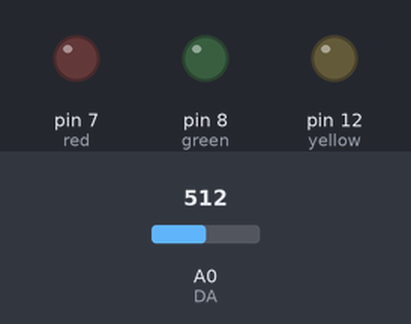
A sketch run on a simulated Arduino Uno, built with avr-gcc and run on an emulated ATmega328P. Shown: output pins drawn as LEDs (lit = HIGH). Inputs (shaded band) come from the test bench; at power-on: A0 (DA) = 512. What the sketch prints to the serial monitor is not drawn.

Above: at 0.1 s.
At 9.1 s:
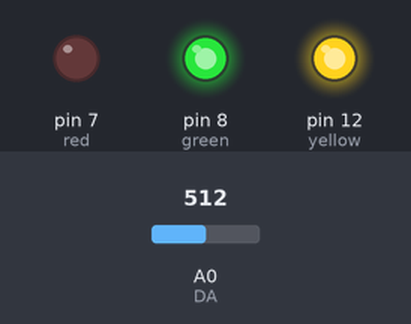
Timing chart, 0 to 10.6 s (numbered marks = the images above):
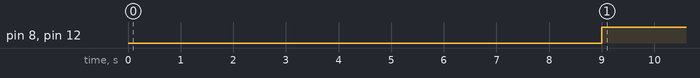

Measured:
- by itself, pin 8 (green), pin 12 (yellow): LOW → HIGH at 9.0 s

The sketch:

TRAFFIC_LIGHT.ino
```cpp
int red = 7;
int calibrationTime = 30;
int yellow = 12;
int green = 8;
//int sensorinput = 3;
int threshold = 286;
int DA = A0;
int sensorvalue = 0;
int  t=10;
void setup(){

    //HIGH ! = LOW;
    Serial.begin(9600);
    pinMode(red, OUTPUT);
    pinMode(yellow, OUTPUT);
    pinMode(green, OUTPUT);
    //digitalWrite(, LOW);
    Serial.print("calibrating sensor ");
    for(int i = 0; i < calibrationTime; i++)
    {
      Serial.print(".");
      delay(300);
     }
    Serial.println(" done");
    Serial.println("SENSOR ACTIVE");
}
void loop(){


    changeLights();

}

void changeLights(){


    Serial.println("red light is ready to on");
    digitalWrite(yellow, HIGH);//low = high
    digitalWrite(red, LOW);
    digitalWrite(green, HIGH);
    delay(3000);
    t = 10;

    while(t>0)
    {
      sensorvalue = analogRead(DA);

  Serial.println(sensorvalue,DEC );

  delay(300);

      Serial.println(sensorvalue,DEC);
      delay(400);
    if(sensorvalue > threshold){
      Serial.println("you are creating to much noise");
      Serial.println("then you have to wait more");
      //digitalWrite(yellow, LOW);
      //digitalWrite(red, HIGH);
      //digitalWrite(green, LOW);
      delay(6000);
      t = 10;
      }
      delay(1000);
      Serial.println(t);
      t--;

      }
       Serial.println("you are not creating any kind of difference");
       Serial.println("then you can go");
       delay(300);
      Serial.println("here yellow light is ready to on ");
     digitalWrite(green, HIGH);
    digitalWrite(yellow, LOW);
    digitalWrite(red, HIGH);

    delay(3000);


    Serial.println("here green light is ready to on");
    digitalWrite(yellow, HIGH);
    digitalWrite(red, HIGH);
    digitalWrite(green, LOW);
    delay(3000);
}
```
